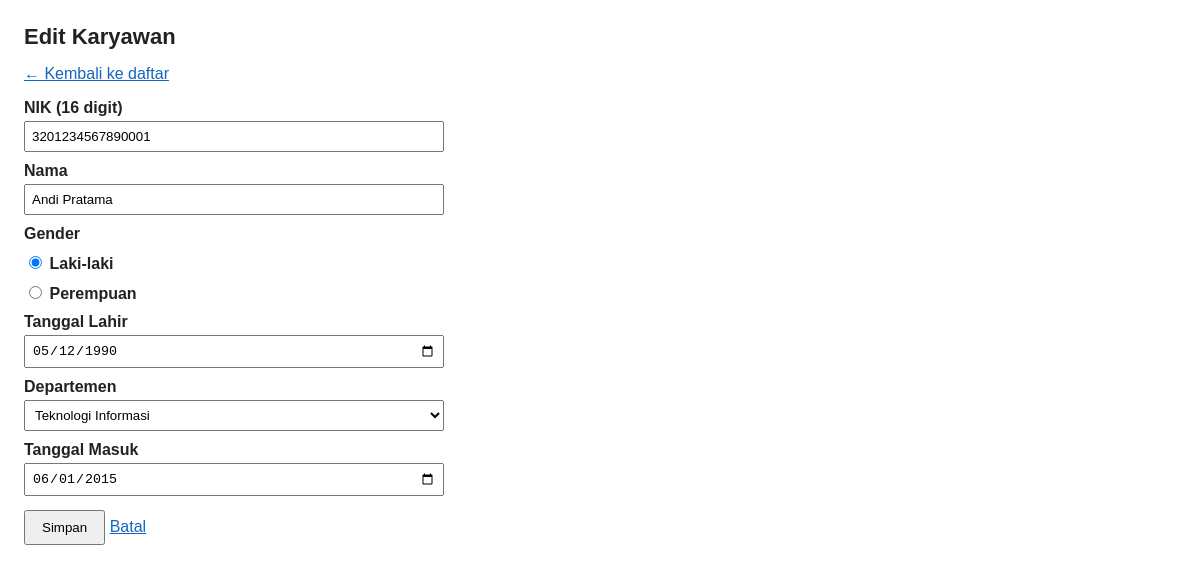
The page /edit.php?id=1 on the database its author committed.
### tables this page shows
CREATE TABLE karyawan (
  id INT AUTO_INCREMENT PRIMARY KEY,
  nik VARCHAR(16) NOT NULL UNIQUE,
  nama VARCHAR(100) NOT NULL,
  gender ENUM('Laki-laki','Perempuan') NOT NULL,
  tanggal_lahir DATE NOT NULL,
  departemen_id INT NOT NULL,
  tanggal_masuk DATE NOT NULL,
  FOREIGN KEY (departemen_id) REFERENCES departemen(id)
);

CREATE TABLE departemen (
  id INT AUTO_INCREMENT PRIMARY KEY,
  nama_departemen VARCHAR(50) NOT NULL UNIQUE
);

### form.php (the view, shortened to what this page needs)
<?php
$departments = mysql_query("SELECT id, nama_departemen FROM departemen ORDER BY nama_departemen")
    or die('Query departemen gagal: ' . mysql_error());
?>
<form class="data" method="post" action="">
    <label for="nik">NIK (16 digit)</label>
    <input type="text" id="nik" name="nik" maxlength="16" value="<?php echo escape_html($employee['nik']); ?>">
    <label for="nama">Nama</label>
    <input type="text" id="nama" name="nama" maxlength="100" value="<?php echo escape_html($employee['nama']); ?>">
    <label>Gender</label>
    <label><input type="radio" name="gender" value="Laki-laki" <?php if ($employee['gender'] === 'Laki-laki') echo 'checked'; ?>> Laki-laki</label>
    <label><input type="radio" name="gender" value="Perempuan" <?php if ($employee['gender'] === 'Perempuan') echo 'checked'; ?>> Perempuan</label>
    <label for="tanggal_lahir">Tanggal Lahir</label>
    <input type="date" id="tanggal_lahir" name="tanggal_lahir" value="<?php echo escape_html($employee['tanggal_lahir']); ?>">
    <label for="departemen_id">Departemen</label>
    <select id="departemen_id" name="departemen_id">
        <?php while ($department = mysql_fetch_assoc($departments)) { ?>
            <option value="<?php echo (int)$department['id']; ?>" <?php if ($employee['departemen_id'] == $department['id']) echo 'selected'; ?>>
                <?php echo escape_html($department['nama_departemen']); ?>
            </option>
        <?php } ?>
    </select>
    <label for="tanggal_masuk">Tanggal Masuk</label>
    <input type="date" id="tanggal_masuk" name="tanggal_masuk" value="<?php echo escape_html($employee['tanggal_masuk']); ?>">
    <button type="submit">Simpan</button>
    <a href="index.php">Batal</a>
</form>

### style.css (style rules this page uses)
body { font-family: Arial, Helvetica, sans-serif; margin: 24px; color: #222; }
a { color: #1565c0; }
form.data { max-width: 420px; margin-top: 12px; }
form.data label { display: block; margin-top: 10px; font-weight: bold; }
form.data input[type="text"], form.data input[type="date"], form.data select { width: 100%; padding: 6px; margin-top: 4px; box-sizing: border-box; }
form.data button { margin-top: 14px; padding: 8px 16px; }

### rows shown on the page
karyawan: nik "3201234567890001", nama "Andi Pratama", gender "☑ Laki-laki", gender "☐ Perempuan", tanggal_lahir "05/12/1990", departemen_id "Teknologi Informasi", tanggal_masuk "06/01/2015"

### other values the page prints
$heading "Edit Karyawan"
